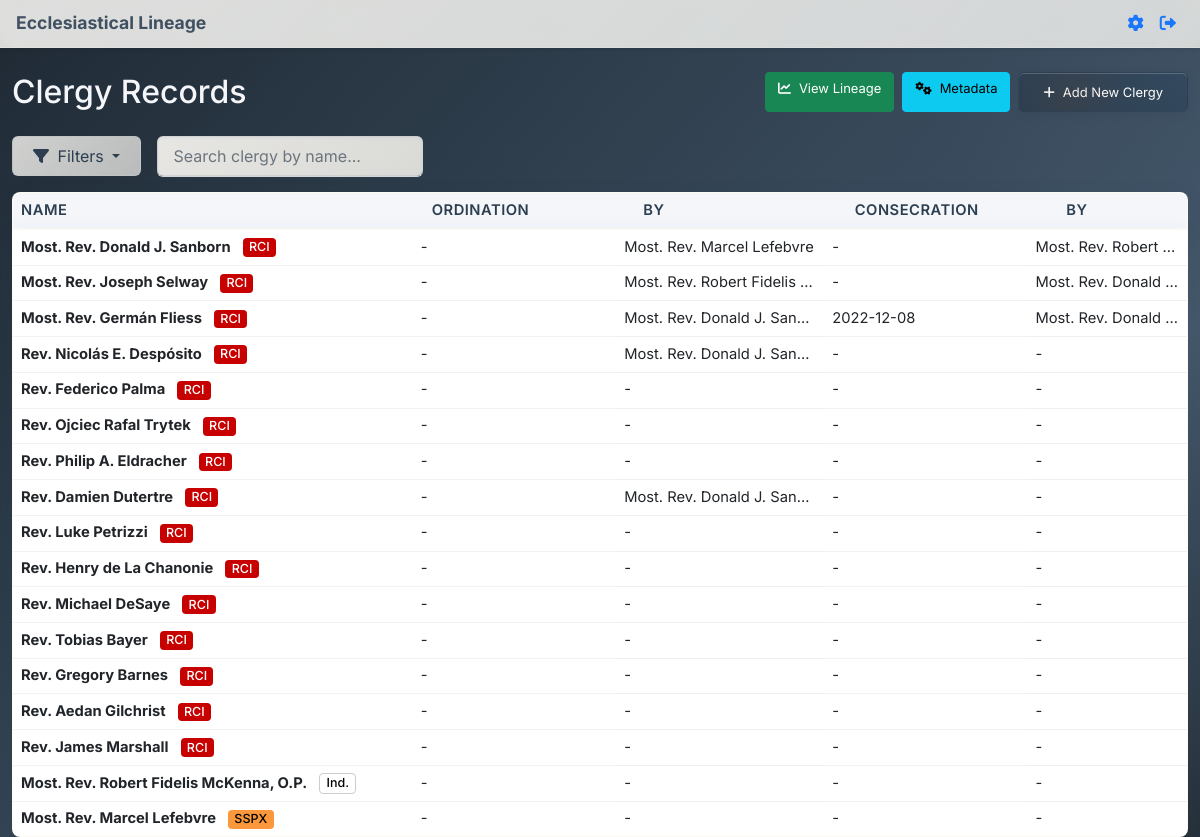
The app's page /clergy (signed in), older data.
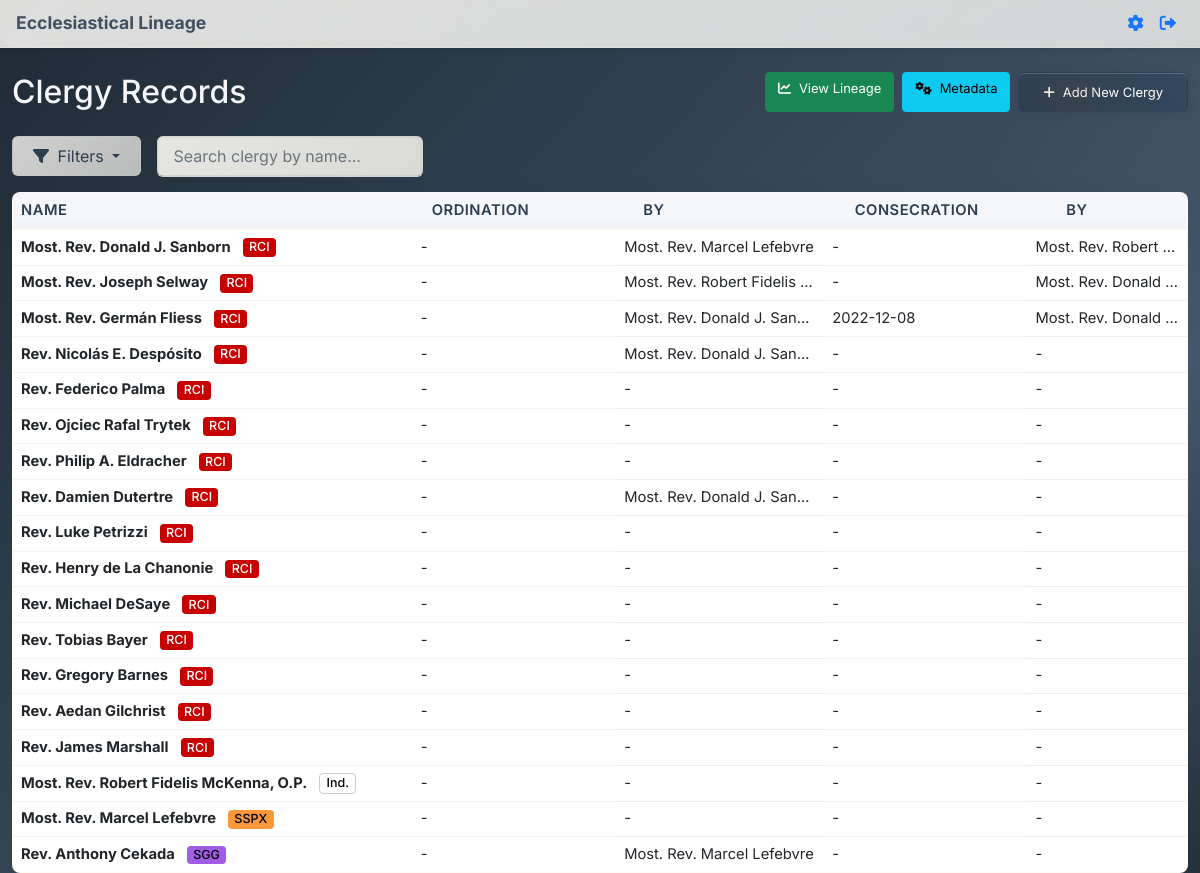
The same page, newer data.
### app.py (models this page shows, shortened)
class Clergy(db.Model):
    id = db.Column(db.Integer, primary_key=True)
    name = db.Column(db.String(200), nullable=False)
    rank = db.Column(db.String(100), nullable=False)
    organization = db.Column(db.String(200))
    date_of_birth = db.Column(db.Date)
    date_of_ordination = db.Column(db.Date)
    ordaining_bishop_id = db.Column(db.Integer, db.ForeignKey('clergy.id'))
    date_of_consecration = db.Column(db.Date)
    consecrator_id = db.Column(db.Integer, db.ForeignKey('clergy.id'))
    co_consecrators = db.Column(db.Text)  # JSON array of clergy IDs
    date_of_death = db.Column(db.Date)
    notes = db.Column(db.Text)
    ordaining_bishop = db.relationship('Clergy', foreign_keys=[ordaining_bishop_id], remote_side=[id])
    consecrator = db.relationship('Clergy', foreign_keys=[consecrator_id], remote_side=[id])

class Organization(db.Model):
    id = db.Column(db.Integer, primary_key=True)
    name = db.Column(db.String(200), unique=True, nullable=False)
    abbreviation = db.Column(db.String(20), unique=True)  # Short code for the organization
    description = db.Column(db.Text)
    color = db.Column(db.String(7), nullable=False, default="#27ae60")
    created_at = db.Column(db.DateTime, default=datetime.utcnow)

### app.py (the view, shortened to what this page needs)
@app.route('/clergy')
def clergy_list():
    if 'user_id' not in session:
        flash('Please log in to access clergy records.', 'error')
        return redirect(url_for('login'))
    exclude_priests = request.args.get('exclude_priests') == '1'
    exclude_coconsecrators = request.args.get('exclude_coconsecrators') == '1'
    exclude_organizations = request.args.getlist('exclude_organizations')
    search = request.args.get('search', '').strip()
    query = Clergy.query
    if exclude_priests:
        query = query.filter(Clergy.rank != 'Priest')
    if exclude_organizations:
        query = query.filter(~Clergy.organization.in_(exclude_organizations))
    if search:
        query = query.filter(Clergy.name.ilike(f'%{search}%'))
    clergy_list = query.all()
    for clergy in clergy_list:
        if clergy.rank.lower() == 'bishop':
            clergy.display_name = f"Most. Rev. {clergy.name}"
        elif clergy.rank.lower() == 'priest':
            clergy.display_name = f"Rev. {clergy.name}"
        else:
            clergy.display_name = clergy.name
    organizations = Organization.query.order_by(Organization.name).all()
    org_abbreviation_map = {org.name: org.abbreviation for org in organizations}
    org_color_map = {org.name: org.color for org in organizations}
    ranks = Rank.query.order_by(Rank.name).all()
    all_clergy = Clergy.query.all()
    return render_template('clergy_list.html',
                         clergy_list=clergy_list,
                         org_abbreviation_map=org_abbreviation_map,
                         org_color_map=org_color_map,
                         organizations=organizations,
                         ranks=ranks,
                         all_clergy=all_clergy,
                         exclude_priests=exclude_priests,
                         exclude_coconsecrators=exclude_coconsecrators,
                         exclude_organizations=exclude_organizations,
                         search=search)

### app.py (called while the page is built)
def getContrastColor(hexColor):
    if not hexColor or not hexColor.startswith('#'):
        return 'black'
    hex = hexColor.replace('#', '')
    if len(hex) != 6:
        return 'black'
    try:
        r = int(hex[0:2], 16)
        g = int(hex[2:4], 16)
        b = int(hex[4:6], 16)
        luminance = (0.299 * r + 0.587 * g + 0.114 * b) / 255
        return 'white' if luminance <= 0.5 else 'black'
    except (ValueError, IndexError):
        return 'black'

def getBorderStyle(hexColor):
    if not hexColor or not hexColor.startswith('#'):
        return ''
    hex = hexColor.replace('#', '')
    if len(hex) != 6:
        return ''
    try:
        r = int(hex[0:2], 16)
        g = int(hex[2:4], 16)
        b = int(hex[4:6], 16)
        luminance = (0.299 * r + 0.587 * g + 0.114 * b) / 255
        if luminance > 0.8:
            return 'border: 1px solid #ccc;'
        return ''
    except (ValueError, IndexError):
        return ''

### templates/clergy_list.html (shortened to what this page needs)
{% extends "base.html" %}
{% block full_content %}
    <div class="container mt-4">
    <div class="d-flex justify-content-between align-items-center mb-4">
        <h1 class="h2 mb-0">Clergy Records</h1>
        <div class="d-flex gap-2">
            <a href="{{ url_for('lineage_visualization') }}" class="btn btn-success">
                <i class="fas fa-chart-line me-2"></i>View Lineage
            </a>
            <a href="{{ url_for('metadata') }}" class="btn btn-info">
                <i class="fas fa-cogs me-2"></i>Metadata
            </a>
            <a href="{{ url_for('add_clergy') }}" class="btn btn-primary">
                <i class="fas fa-plus me-2"></i>Add New Clergy
            </a>
        </div>
    </div>
    <div class="mb-3 d-flex flex-wrap gap-2 align-items-center">
        <div class="dropdown">
            <button class="btn btn-outline-secondary dropdown-toggle filter-btn" type="button" id="filterDropdown" data-bs-toggle="dropdown" aria-expanded="false">
                <i class="fas fa-filter me-1"></i> Filters
            </button>
        </div>
        <form class="d-flex align-items-center ms-2 position-relative" id="searchForm" autocomplete="off" onsubmit="return false;">
            <input type="text" class="form-control search-input-wide" name="search" id="clergySearchInput" placeholder="Search clergy by name..." value="{{ search }}" autocomplete="off">
        </form>
    </div>
    {% if clergy_list %}
        <div class="sticky-table-outer-card">
            <table class="table mb-0 sticky-table sticky-table-header">
                <thead class="table-dark">
                    <tr>
                        <th class="table-header-small name-col">Name</th>
                        <th class="table-header-small">Ordination</th>
                        <th class="table-header-small by-col">by</th>
                        <th class="table-header-small">Consecration</th>
                        <th class="table-header-small by-col">by</th>
                    </tr>
                </thead>
            </table>
            <div class="sticky-table-container">
                <table class="table mb-0 sticky-table sticky-table-body">
                    <tbody id="clergyTableBody">
                        {% for clergy in clergy_list %}
                        <tr class="clergy-row" data-clergy-id="{{ clergy.id }}" style="cursor: pointer;">
                            <td class="name-col">
                                <strong>{{ clergy.display_name }}</strong>
                                {% if clergy.organization and org_abbreviation_map.get(clergy.organization) %}
                                    <span class="badge ms-2" style="background-color: {{ org_color_map.get(clergy.organization, '#27ae60') }}; color: {{ 'white' if getContrastColor(org_color_map.get(clergy.organization, '#27ae60')) == 'white' else 'black' }}; {{ getBorderStyle(org_color_map.get(clergy.organization, '#27ae60')) }}; font-size: 0.85em; vertical-align: middle;">{{ org_abbreviation_map.get(clergy.organization) }}</span>
                                {% endif %}
                            </td>
                            <td>{{ clergy.date_of_ordination.strftime('%Y-%m-%d') if clergy.date_of_ordination else '-' }}</td>
                            <td class="by-col" title="{{ clergy.ordaining_bishop.display_name if clergy.ordaining_bishop and clergy.ordaining_bishop.display_name is defined else (clergy.ordaining_bishop.name if clergy.ordaining_bishop else '') }}">
                                {% if clergy.ordaining_bishop %}{{ clergy.ordaining_bishop.display_name if clergy.ordaining_bishop.display_name is defined else clergy.ordaining_bishop.name }}{% else %}-{% endif %}
                            </td>
                            <td>{{ clergy.date_of_consecration.strftime('%Y-%m-%d') if clergy.date_of_consecration else '-' }}</td>
                            <td class="by-col" title="{{ clergy.consecrator.display_name if clergy.consecrator and clergy.consecrator.display_name is defined else (clergy.consecrator.name if clergy.consecrator else '') }}">
                                {% if clergy.consecrator %}{{ clergy.consecrator.display_name if clergy.consecrator.display_name is defined else clergy.consecrator.name }}{% else %}-{% endif %}
                            </td>
                        </tr>
                        {% endfor %}
                    </tbody>
                </table>
            </div>
        </div>
    {% endif %}
    </div>
{% endblock %}

### templates/base.html (shortened to what this page needs)
<!DOCTYPE html>
<html lang="en">
<head>
    <link href="https://cdn.jsdelivr.net/npm/bootstrap@5.1.3/dist/css/bootstrap.min.css" rel="stylesheet">
    <link href="https://cdnjs.cloudflare.com/ajax/libs/font-awesome/6.0.0/css/all.min.css" rel="stylesheet">
    <link href="{{ url_for('static', filename='css/main.css') }}" rel="stylesheet">
</head>
<body>
    {% include 'navbar.html' %}
    {% block full_content %}{% endblock %}
</body>
</html>

### templates/navbar.html (shortened to what this page needs)
<nav class="navbar navbar-expand-lg navbar-light bg-light shadow-sm" style="position:fixed; top:0; left:0; width:100vw; z-index:1050; height:48px; min-height:48px;">
  <div class="container-fluid px-3">
    <a class="navbar-brand py-0" href="/" style="font-size:1.1rem;">Ecclesiastical Lineage</a>
    <div class="d-flex align-items-center ms-auto">
      {% if session.get('is_admin') %}
        <a class="nav-link px-2" href="{{ url_for('settings') }}" title="Settings">
        </a>
      {% endif %}
      {% if session.get('user_id') %}
        <a class="nav-link px-2" href="#" title="Logout" hx-get="{{ url_for('logout') }}" hx-target="body" hx-push-url="true">
        </a>
      {% else %}
        <a class="nav-link px-2" href="{{ url_for('login') }}" title="Login">
          <i class="fas fa-sign-in-alt fa-lg"></i>
        </a>
      {% endif %}
    </div>
  </div>
</nav>
<div style="height:48px;"></div>

Row changes from the older to the newer data that the page shows:
added Clergy: display_name "Rev. Anthony Cekada", get "SGG", date_of_ordination "-", ordaining_bishop "Most. Rev. Marcel Lefebvre", date_of_consecration "-"
